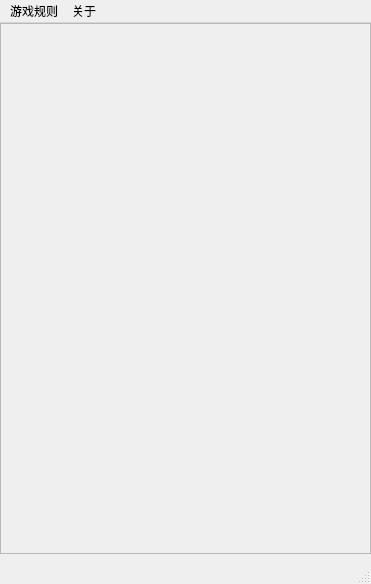
<?xml version="1.0" encoding="UTF-8"?>
<ui version="4.0">
 <class>Help</class>
 <widget class="QMainWindow" name="Help">
  <property name="geometry">
   <rect>
    <x>0</x>
    <y>0</y>
    <width>371</width>
    <height>584</height>
   </rect>
  </property>
  <property name="windowTitle">
   <string>MainWindow</string>
  </property>
  <widget class="QWidget" name="centralwidget">
   <widget class="QFrame" name="frame">
    <property name="geometry">
     <rect>
      <x>0</x>
      <y>0</y>
      <width>371</width>
      <height>531</height>
     </rect>
    </property>
    <property name="styleSheet">
     <string notr="true">border-image: url(:/images/res/tim.png);</string>
    </property>
    <property name="frameShape">
     <enum>QFrame::StyledPanel</enum>
    </property>
    <property name="frameShadow">
     <enum>QFrame::Raised</enum>
    </property>
   </widget>
  </widget>
  <widget class="QMenuBar" name="menubar">
   <property name="geometry">
    <rect>
     <x>0</x>
     <y>0</y>
     <width>371</width>
     <height>23</height>
    </rect>
   </property>
   <widget class="QMenu" name="menunew">
    <property name="title">
     <string>游戏规则</string>
    </property>
    <addaction name="actionluozi"/>
    <addaction name="actionwuzilianzhu"/>
    <addaction name="actionHuoFour"/>
    <addaction name="actionChongFour"/>
    <addaction name="actionHuoThree"/>
    <addaction name="actionMianThree"/>
    <addaction name="actionMianTwo"/>
   </widget>
   <widget class="QMenu" name="menuAbout">
    <property name="title">
     <string>关于</string>
    </property>
   </widget>
   <addaction name="menunew"/>
   <addaction name="menuAbout"/>
  </widget>
  <widget class="QStatusBar" name="statusbar"/>
  <action name="actionluozi">
   <property name="text">
    <string>落子</string>
   </property>
  </action>
  <action name="actionwuzilianzhu">
   <property name="text">
    <string>五子连珠</string>
   </property>
  </action>
  <action name="actionHuoFour">
   <property name="text">
    <string>活四</string>
   </property>
  </action>
  <action name="actionChongFour">
   <property name="text">
    <string>冲四</string>
   </property>
  </action>
  <action name="actionHuoThree">
   <property name="text">
    <string>活三</string>
   </property>
  </action>
  <action name="actionMianThree">
   <property name="text">
    <string>眠三</string>
   </property>
  </action>
  <action name="actionMianTwo">
   <property name="text">
    <string>活二</string>
   </property>
  </action>
 </widget>
 <resources/>
 <connections/>
</ui>
